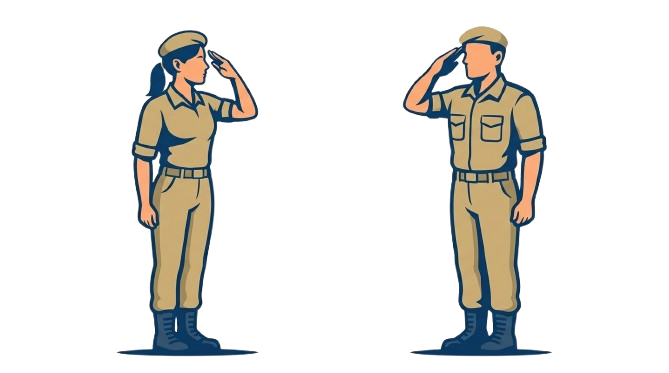
#> input picture assets/salute-source.png, 669 x 373 px, found by its file name
$ python salute_cutout.py site/assets/salute-source.png
#> lines starting #> are read from the running program, lines starting #| are printed output that depends on the picture
#> in main, img is the input picture: PIL image 669x373 RGBA; mean R, G, B, A 26.2, 25.2, 21.9, 48.1
#!/usr/bin/env python3
"""Cut the two saluting figures out of the generated artwork.

The picture Stav generated is a wide image of two figures standing on a paper
texture. The certificate is a dark olive field, so the paper has to go — and it
has to go without eating the light parts of the figures (skin, the highlights
on the uniform). That rules out "make every light pixel transparent".

What this does instead: flood-fill inward from the four corners with a colour
tolerance, so only background CONNECTED to the border is removed. A light patch
inside a figure is never reached, because the figure's outline stops the fill.

    python3 scripts/art/salute_cutout.py site/assets/salute-source.png

Writes site/assets/salute-a.png (right figure, RTL: the first one you read) and
site/assets/salute-b.png, each trimmed to the figure and 512px tall. Paths are
resolved from the script's location, so it runs from any directory.
"""
import sys
import pathlib
from PIL import Image, ImageDraw
import numpy as np

SENTINEL = (255, 0, 255)      # a colour the artwork cannot contain
TOLERANCE = 42                # per-channel distance that still counts as paper
TARGET_H = 512            # a ceiling, never an upscale

# The public site lives in site/ (the Pages build output directory); the
# artwork sits in its assets folder.
REPO = pathlib.Path(__file__).resolve().parents[2]
ASSETS = REPO / 'site' / 'assets'


def already_cut(img: Image.Image) -> bool:
    """Transparent along the border already? Then the background is gone, and
    flood-filling would only risk eating the figures' dark outline."""
    if img.mode not in ('RGBA', 'LA'):
        return False
    a = np.array(img.convert('RGBA'))[:, :, 3]
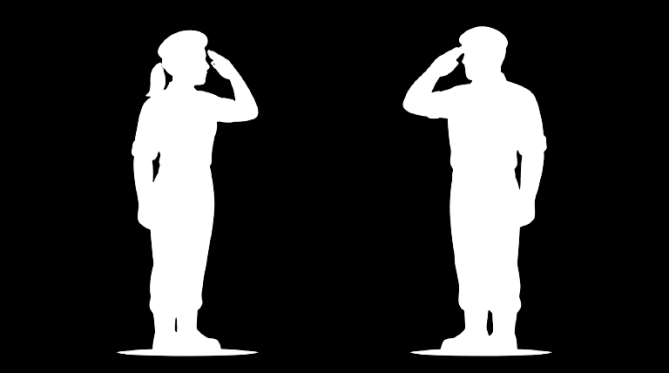
#> a: shape (373, 669); min 0, max 255, mean 48.1
    border = np.concatenate([a[0], a[-1], a[:, 0], a[:, -1]])
#> border = 2084 values from 0 to 0
    return bool((border < 8).mean() > 0.9)


def cut_background(img: Image.Image) -> Image.Image:
    if already_cut(img):
        return img.convert('RGBA')
    rgb = img.convert('RGB')
    w, h = rgb.size
    # Fill from a ring of points around the border, not just the corners: the
    # paper is textured, and one corner can be a shade the opposite corner is
    # not.
    seeds = []
    for x in range(0, w, max(1, w // 24)):
        seeds += [(x, 0), (x, h - 1)]
    for y in range(0, h, max(1, h // 24)):
        seeds += [(0, y), (w - 1, y)]
    for xy in seeds:
        if rgb.getpixel(xy) == SENTINEL:
            continue
        ImageDraw.floodfill(rgb, xy, SENTINEL, thresh=TOLERANCE)

    arr = np.array(rgb)
    mask = np.all(arr == np.array(SENTINEL), axis=-1)
    out = np.array(img.convert('RGBA'))
    out[mask] = (0, 0, 0, 0)
    return Image.fromarray(out, 'RGBA')


def split_figures(img: Image.Image):
    """Two figures, so: the two widest runs of columns that hold any pixel."""
    alpha = np.array(img)[:, :, 3]
    cols = alpha.max(axis=0) > 8
    runs, start = [], None
    for x, filled in enumerate(cols):
        if filled and start is None:
            start = x
        elif not filled and start is not None:
            runs.append((start, x)); start = None
#> this loop made 669 passes
#> start on passes 117, 403: 116, 402
#> after the loop, runs = [(116, 259), (402, 553)]
    if start is not None:
        runs.append((start, len(cols)))
    runs = [r for r in runs if r[1] - r[0] > 20]
    runs.sort(key=lambda r: r[1] - r[0], reverse=True)
    return sorted(runs[:2])


def trim(img: Image.Image) -> Image.Image:
    box = img.getbbox()
    return img.crop(box) if box else img


def main():
    src = pathlib.Path(sys.argv[1]) if len(sys.argv) > 1 else ASSETS / 'salute-source.png'
    if not src.exists():
        sys.exit(f'not found: {src}\nPut the artwork there (png/jpg) and run again.')
    img = Image.open(src)
    cut = cut_background(img)
    runs = split_figures(cut)
#> runs = [(116, 259), (402, 553)]
    if len(runs) != 2:
        sys.exit(f'expected two figures, found {len(runs)} — check the source or the tolerance')

    # RTL: the figure on the right is the one the eye meets first, so it is "a".
    order = list(reversed(runs))
#> order = [(402, 553), (116, 259)]
    for name, (x0, x1) in zip(('a', 'b'), order):
        fig = trim(cut.crop((x0, 0, x1, cut.height)))
        # Never enlarge: blowing a 370px figure up to 512 only softens it.
        target = min(TARGET_H, fig.height)
        if fig.height != target:
            scale = target / fig.height
            fig = fig.resize((max(1, round(fig.width * scale)), target), Image.LANCZOS)
        out = ASSETS / f'salute-{name}.png'
        fig.save(out, optimize=True)
        print(f'{out}  {fig.width}x{fig.height}  {out.stat().st_size // 1024} KB')
#> this loop made 1 pass
#> (name, x0, x1, box in trim, target) on pass 1: ('a', 402, 553, (0, 26, 151, 357), 331)
#> pass 1, in main, `fig = trim(cut.crop((x0, 0, x1, cut.height)))`:
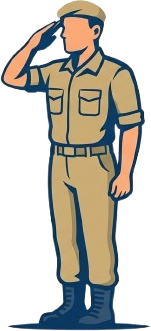
#> fig: PIL image 151x331 RGBA; mean R, G, B, A 70.3, 67.1, 58, 127.8; transparent parts drawn white


if __name__ == '__main__':
#> (the run stopped early here; a loop or call above may not have finished)
